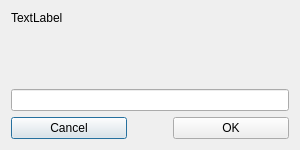
<?xml version="1.0" encoding="UTF-8"?>
<ui version="4.0">
 <class>SetAliasDialog</class>
 <widget class="QDialog" name="SetAliasDialog">
  <property name="geometry">
   <rect>
    <x>0</x>
    <y>0</y>
    <width>300</width>
    <height>150</height>
   </rect>
  </property>
  <property name="windowTitle">
   <string>Dialog</string>
  </property>
  <layout class="QVBoxLayout" name="verticalLayout_2">
   <item>
    <layout class="QVBoxLayout" name="verticalLayout" stretch="2,1,1">
     <item>
      <widget class="QLabel" name="introLabel">
       <property name="text">
        <string>TextLabel</string>
       </property>
       <property name="alignment">
        <set>Qt::AlignLeading|Qt::AlignLeft|Qt::AlignTop</set>
       </property>
       <property name="wordWrap">
        <bool>true</bool>
       </property>
      </widget>
     </item>
     <item>
      <widget class="QLineEdit" name="aliasInput"/>
     </item>
     <item>
      <layout class="QHBoxLayout" name="horizontalLayout" stretch="1,0,1">
       <property name="spacing">
        <number>-1</number>
       </property>
       <item>
        <widget class="QPushButton" name="cancelButton">
         <property name="text">
          <string>Cancel</string>
         </property>
        </widget>
       </item>
       <item>
        <spacer name="horizontalSpacer">
         <property name="orientation">
          <enum>Qt::Horizontal</enum>
         </property>
         <property name="sizeHint" stdset="0">
          <size>
           <width>40</width>
           <height>20</height>
          </size>
         </property>
        </spacer>
       </item>
       <item>
        <widget class="QPushButton" name="okButton">
         <property name="text">
          <string>OK</string>
         </property>
        </widget>
       </item>
      </layout>
     </item>
    </layout>
   </item>
  </layout>
 </widget>
 <resources/>
 <connections/>
</ui>
